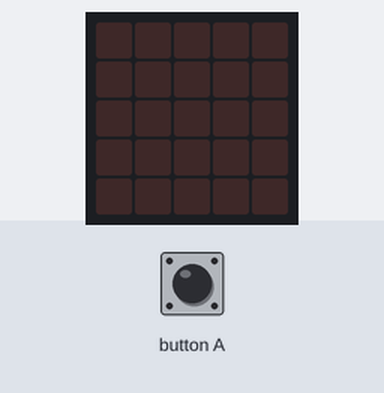
Simulated run of this program. Board: BBC micro:bit (MakeCode). On the bench: the board's 5×5 LED display. The test bench sets the inputs (shaded band). Random numbers come from a fixed seed.

Above: at 1.2 s.
1.3 s: button A pressed for 0.15 s
At 2.6 s:
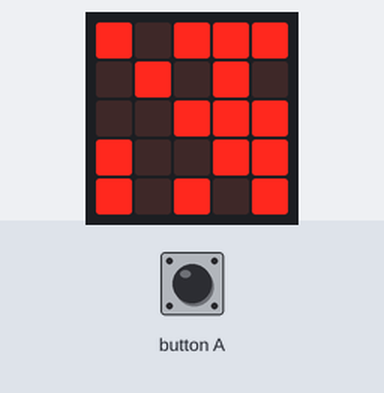
2.9 s: button A pressed for 0.15 s
At 4.0 s:
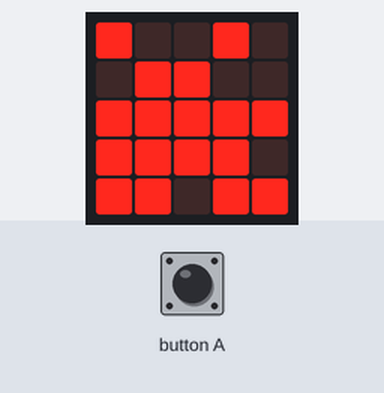
4.5 s: button A pressed for 0.15 s
At 5.2 s:
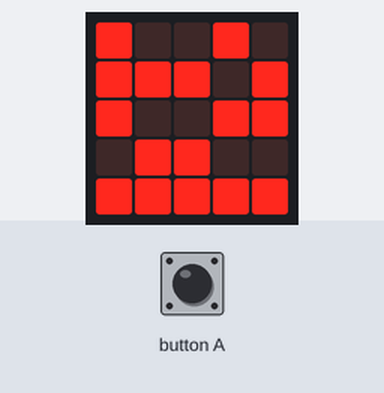
6.1 s: button A pressed for 0.15 s
At 7.4 s:
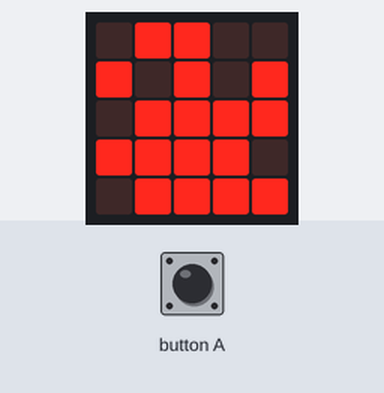
7.7 s: button A pressed for 0.15 s
At 8.8 s:
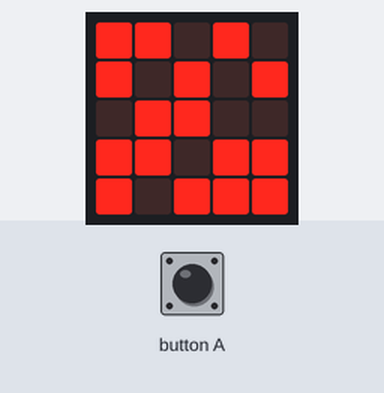
9.3 s: button A pressed for 0.15 s
At 10.0 s:
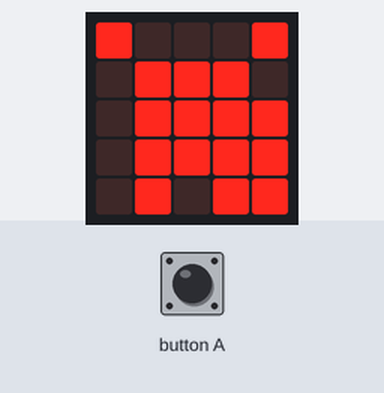
Timing chart, 0 to 11.9 s (numbered marks = the images above; inputs shaded):
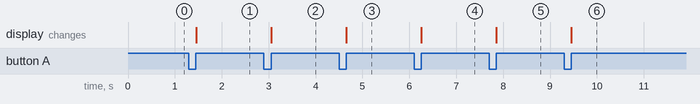

The program:

main.ts
```typescript
let x = 0
let y = 0
let list: number[] = []
let n = 0
let a = 0
function 燈數 (num: number) {
    if (num % 5 == 0) {
        x = 4
        y = Math.floor(num / 5 - 1)
    } else {
        x = num % 5 - 1
        y = Math.floor(num / 5)
    }
    led.plot(x, y)
}
input.onButtonPressed(Button.A, function () {
    basic.clearScreen()
    list = []
    for (let index = 0; index < 25; index++) {
        let _0 = 0
        list.push(_0)
    }
    n = 0
    while (n < 25) {
        a = randint(0, 24)
        if (list[a] == 0) {
            let _1 = 0
            list[a] = _1
            n += 1
            燈數(a + 1)
        }
    }
})
basic.forever(function () {

})
```

test.ts
```typescript
// 在這裡測試；當此封包作為擴充功能時，將不會編譯此內容。
```

Measured:
- after the input at 1.3 s, the display: changes after 0.15 s (image 1)
- after the input at 2.9 s, the display: changes after 0.15 s (image 2)
- after the input at 4.5 s, the display: changes after 0.15 s (image 3)
- after the input at 6.1 s, the display: changes after 0.15 s (image 4)
- after the input at 7.7 s, the display: changes after 0.15 s (image 5)
- after the input at 9.3 s, the display: changes after 0.15 s (image 6)
